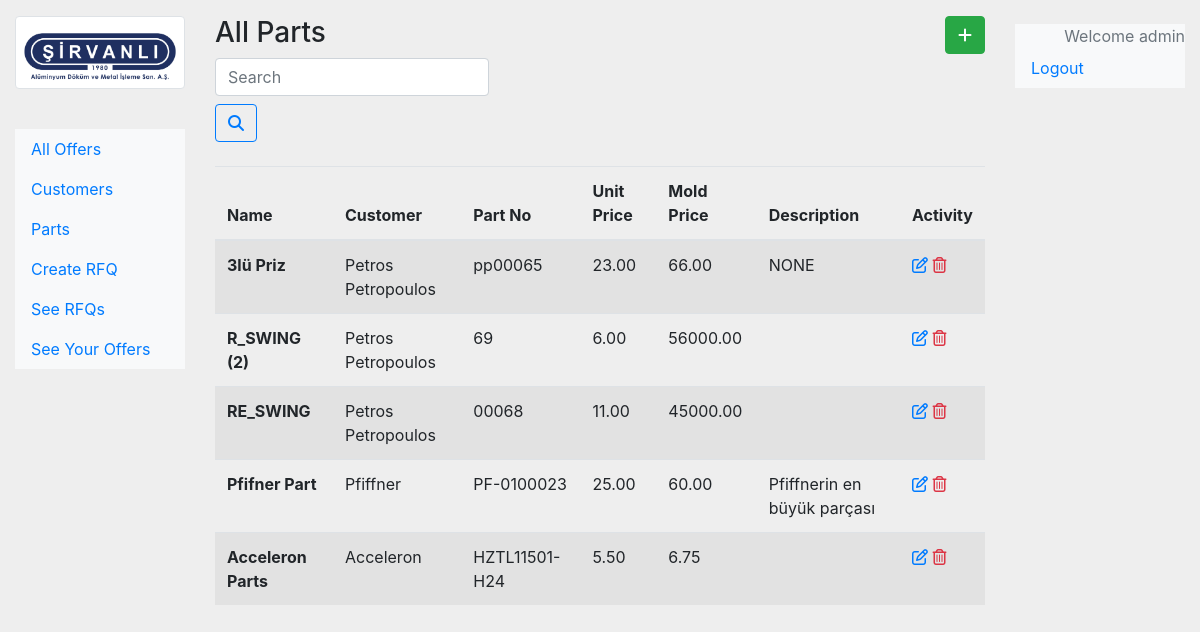
Screenshot of /parts (signed in) with the database file from the repository.
### offer/models.py (models this page shows, shortened)
class Part(models.Model):
    customer = models.ForeignKey(Customer, on_delete=models.CASCADE)
    name = models.CharField(max_length=100)
    part_no = models.CharField(max_length=50, unique=True)
    unit_price = models.DecimalField(max_digits=10, decimal_places=2)
    mold_price = models.DecimalField(max_digits=10, decimal_places=2)
    description = models.CharField(max_length=100, blank=True, null=True)
    created_date = models.DateTimeField(default=timezone.now)

class Customer(models.Model):
    name = models.CharField(max_length=200)
    country = CountryField()
    industry = models.CharField(choices=INDUSTRIES, max_length=100, default="Automotive")
    address = models.CharField(max_length =255)
    related_person_mail = models.EmailField()
    description = models.CharField(max_length=255, blank=True, null=True)
    status = models.CharField(max_length=25, choices=(
            ('potansiyel', 'Potansiyel Müşteri'),
            ('mevcut', 'Mevcut Müşteri')
        ), default="potansiyel"
    )
    logo = models.ImageField(upload_to="static/img", blank=True, null=True)
    created_date = models.DateTimeField(default=timezone.now)
    def __str__(self):
        return self.name
    class Meta:
        verbose_name = "Customer"
        verbose_name_plural = "Customers"

### offer/views.py (the view)
# urls.py: path("parts", views.parts_view, name = "parts"),
def parts_view(request):
    search_post = request.GET.get('search')
    if search_post:
        parts = Part.objects.filter(
            Q(name__icontains=search_post) |
            Q(customer__name__icontains=search_post)
        )
    else:
        parts = Part.objects.order_by('-created_date')
    context = {'parts':parts}
    return render(request, 'offer/parts.html',context)

### offer/templates/offer/parts.html
{% extends 'base.html' %}
{% block content %}
<div class="row my-3">
    <div class="col-md-4 h3">
        All Parts
        <form action="{% url 'parts' %}" class="form-inline my-3 my-lg-0 form">
            <input type="search" class="mr-sm-2 my-2 form-control" placeholder="Search" name="search" >
            <button class="btn btn-outline-primary my-2 my-sm-0" type="submit"><i class="fas fa-search"></i></button>
        </form>
    </div>
    <div class="col-md-8 text-right">
             <a href="{% url 'create-part' %}">
                <button class="btn btn-success text-white bold-text">
                    <i class="fa-solid fa-plus"></i>
                </button>
            </a>
    </div>
</div>
{% if parts.count > 0  %}
<table class="table table-striped">
    <thead>
        <tr>
          <th scope="col">Name</th>
          <th scope="col">Customer</th>
          <th scope="col">Part No</th>
          <th scope="col">Unit Price</th>
          <th scope="col">Mold Price</th>
          <th scope="col">Description</th>
          {% if user.is_authenticated %}
          <th scope="col">Activity</th>
          {% endif %}
        </tr>
      </thead>
      <tbody>
    {% for part in parts %}
        <tr>
            <th scope="row"> {{part.name}} </th>
            <td>{{part.customer}}</td>
            <td>{{part.part_no}}</td>
            <td>{{part.unit_price}}</td>
            <td>{{part.mold_price}}</td>
            <td>{{part.description}}</td>
            {% if user.is_authenticated %}
            <td class="w-255">
                <a href="{% url 'update-part' part.id %}">
                    <i class="fa-regular fa-pen-to-square text-primary"></i>
                </a>
                <a href="{% url 'delete-part' part.id %}">
                    <i class="fa-regular fa-trash-can text-danger"></i>
                </a>
            </td>
            {% endif %}
        </tr>
    {% endfor %}
</tbody>
</table>
{% endif %}
{% endblock content %}

### templates/right-navbar.html (shortened to what this page needs)
<nav id="sidebar" class="c d-md-block bg-light sidebar my-4">
    <ul class="nav flex-column">
    {% if user.is_authenticated %}
    <div class="text-right text-muted">Welcome {{request.user}}</div>
    <li class="nav-item">
        <a class="nav-link" href="{% url 'logout' %}">
            Logout
        </a>
    </li>
    {% endif %}
    </ul>
</nav>

### templates/base.html (style rules this page uses)
body { background-color: #EEEEEE; margin: 0; padding: 0; }

### rows the page displays
Part: name "3lü Priz", customer "Petros Petropoulos", part_no "pp00065", unit_price "23.00", mold_price "66.00", description "NONE"
Part: name "R_SWING (2)", customer "Petros Petropoulos", part_no "69", unit_price "6.00", mold_price "56000.00"
Part: name "RE_SWING", customer "Petros Petropoulos", part_no "00068", unit_price "11.00", mold_price "45000.00"
Part: name "Pfifner Part", customer "Pfiffner", part_no "PF-0100023", unit_price "25.00", mold_price "60.00", description "Pfiffnerin en büyük parçası"
Part: name "Acceleron Parts", customer "Acceleron", part_no "HZTL11501-H24", unit_price "5.50", mold_price "6.75"

### other values shown
{{ request.user }} "admin"
